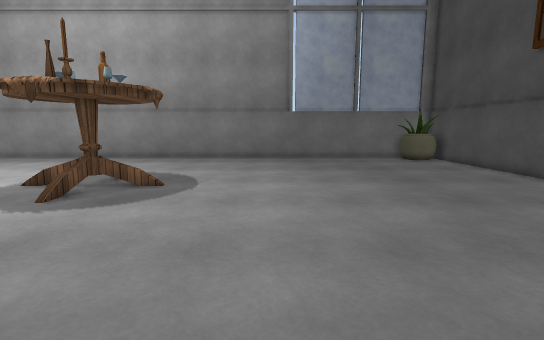
view 1 (above)

12 first-person views from a walk through a Unity game level. The camera is 1.2 m above the floor, tilts 8° down and sees 85° across. The floor is counted in squares, 0.5 m on a side. Each view is taken from the middle of a square. On the plan, view 1 faces up. The plan holds only what a view shows up to about 19 squares ahead; the rest is blank. Some surface patterns are stand-ins.

view 2
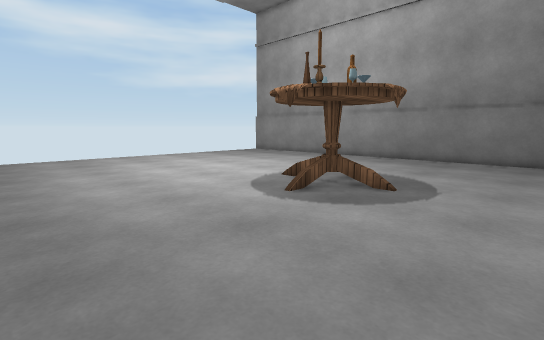

view 3
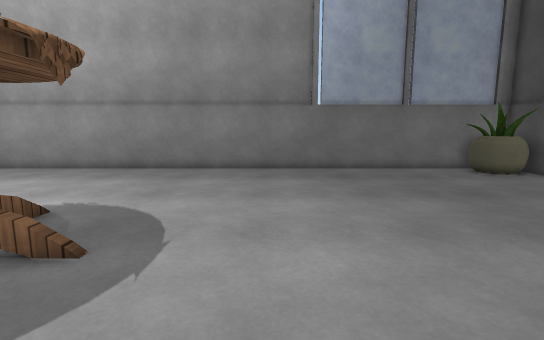

view 4
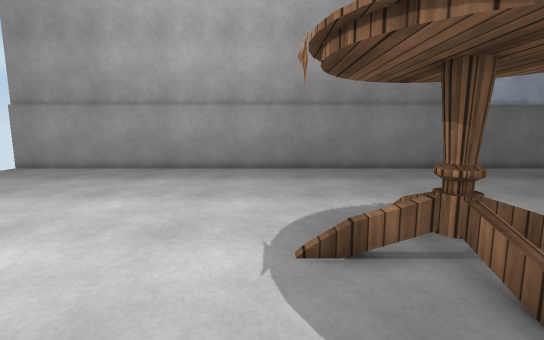

view 5
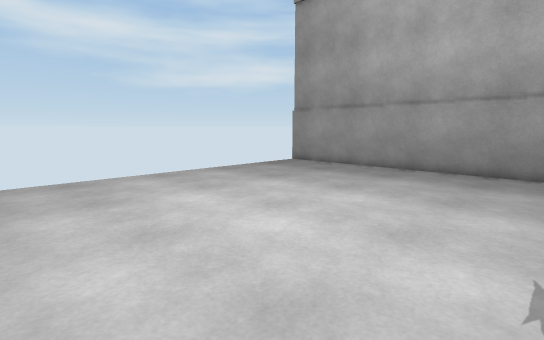

view 6
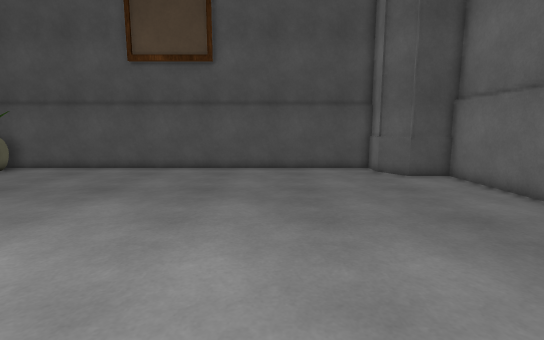

view 7
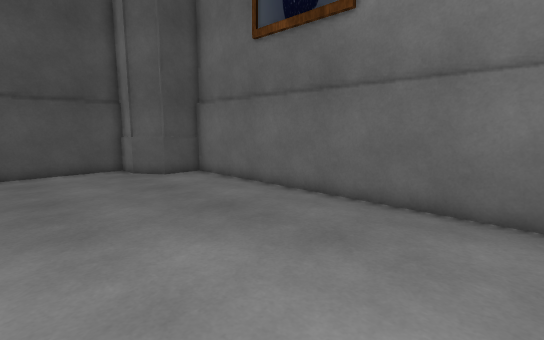

view 8
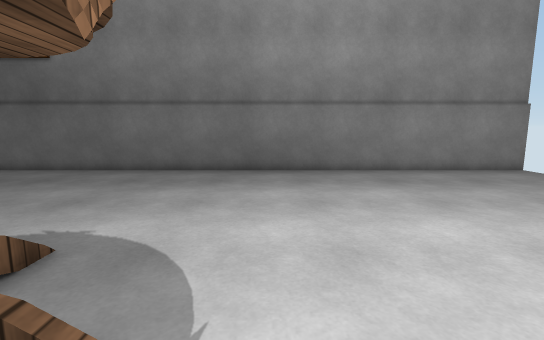

view 9
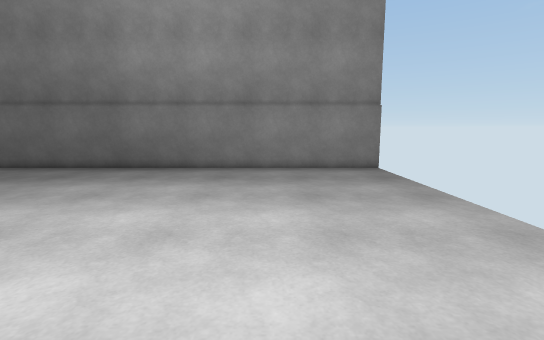

view 10
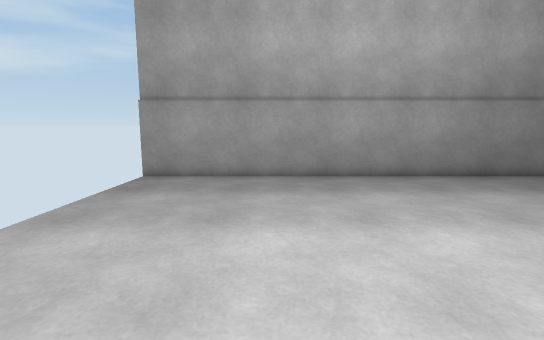

view 11
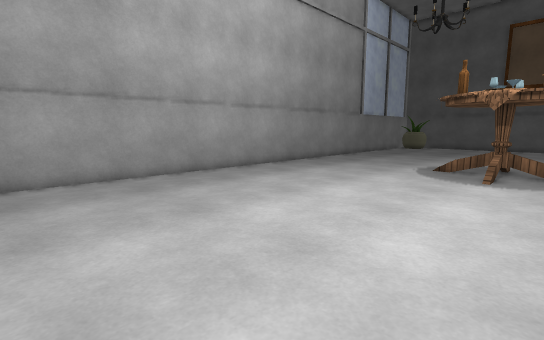

view 12
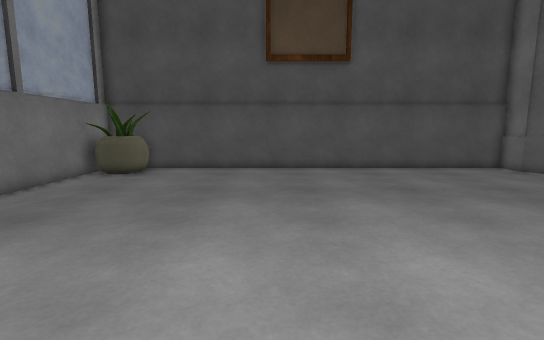

### Floor plan
Key: @ floor where view 1 was taken; # wall or solid block; . floor; T table; P plant.
Columns run from 27 left of view 1 to 13 right of it. Each row starts with its distance up from view 1.
 25 #########################################
 24  .....................................PP#
 23  ....................................PPP#
 22  .....................................PP#
 21  .......................................#
 20  .......................................#
 19  .......................................#
 18  .......................................#
 17  .......................................#
 16  .......................................#
 15  ..................TT...................#
 14  .......................................#
 13  ................T.TT.T.................#
 12  ................T.TT.T.................#
 11  .......................................#
 10  ..................TT...................#
  9  ..................T....................#
  8  .......................................#
  7  .......................................#
  6  .......................................#
  5  .......................................#
  4  .......................................#
  3  .......................................#
  2  .......................................#
  1  .....................................###
  0  ..........................@.........##
 -1  ....................................#
 -2 ######################################

Positions as (right, up) in squares from view 1, and headings:
1: (0, 0), facing up
2: (0, 1), facing up-left
3: (-1, 7), facing up
4: (-11, 7), facing up
5: (-11, 7), facing up-left
6: (-5, 7), facing right
7: (-5, 7), facing down-right
8: (-12, 15), facing down
9: (-20, 16), facing down
10: (-20, 10), facing up
11: (-26, 10), facing up-right
12: (-5, 15), facing right
